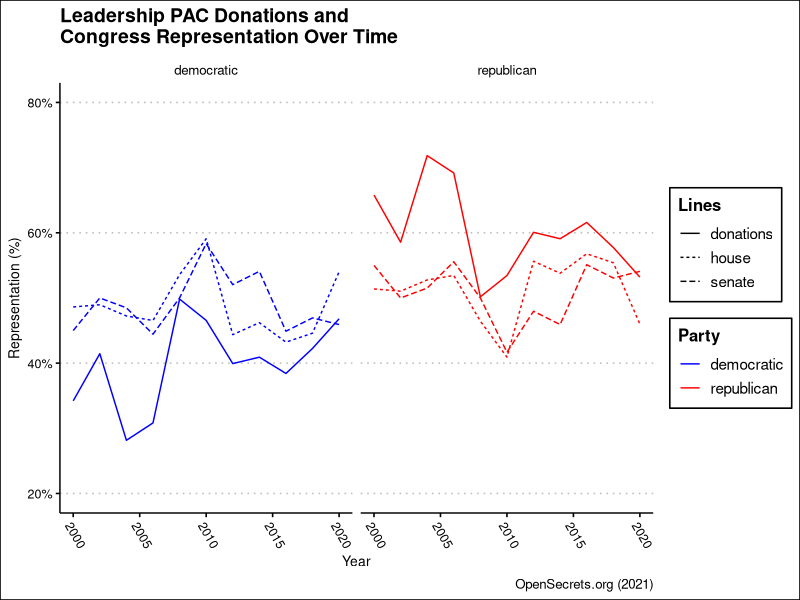

Source code (R):
## ---- chunk 1
library(tidyverse)
library(ggthemes)
knitr::opts_chunk$set(echo = TRUE)
## ---- chunk 2
leadership_data = read_csv("data/leadership_pac_data/clean_data.csv")

leadership_clean_data = leadership_data %>% 
  group_by(year) %>% 
  summarize(total = sum(dem) + sum(repub),
            dem = sum(dem),
            repub = sum(repub),
            .groups = "drop") %>%
  mutate(dem_percent = dem / total,
         repub_percent = repub / total) %>% 
  pivot_longer(
    cols = c(dem_percent, repub_percent),
    names_to = "party",
    values_to = "amount"
  )
## ---- chunk 3
house_senate_data = read_csv("data/house_senate.csv")

house_senate_clean_data = house_senate_data %>% 
  pivot_longer(cols = -year, names_to = "position", values_to = "seats") %>% 
  mutate(
    party = gsub("\\_.*", "", position),
    pos_type = gsub(".*\\_", "", substr(position, 1, nchar(position)-2))
  ) %>% 
  group_by(pos_type, year) %>% 
  summarize(party = party,
            seat_total = seats,
            seats = seats / sum(seats),
            .groups = "drop")
## ---- chunk 4
house_senate_bound = rbind(leadership_clean_data %>% 
  mutate(party = ifelse(party == "dem_percent", "democratic", "republican"),
         pos_type = "donations") %>% 
  rename(
    seats = amount
  ) %>% 
  select(pos_type, year, party, seats),
  house_senate_clean_data %>% 
    select(pos_type, year, party, seats))

house_senate_bound
## ---- chunk 5
ggplot(house_senate_bound, aes(x=year, y=seats, color=party)) +
  geom_line(aes(linetype=pos_type)) +
  facet_wrap(~party) +
  theme_clean() +
  theme(axis.text.x = element_text(angle=-60, hjust=0)) +
  labs(title = "Leadership PAC Donations and\nCongress Representation Over Time",
       x = "Year",
       y = "Representation (%)",
       color = "Party",
       linetype = "Lines",
       caption = "OpenSecrets.org (2021)") +
  scale_y_continuous(labels = scales::percent_format(accuracy=1),
                     limits = c(.2, .8)) +
  scale_color_manual(values = c("blue", "red"))
